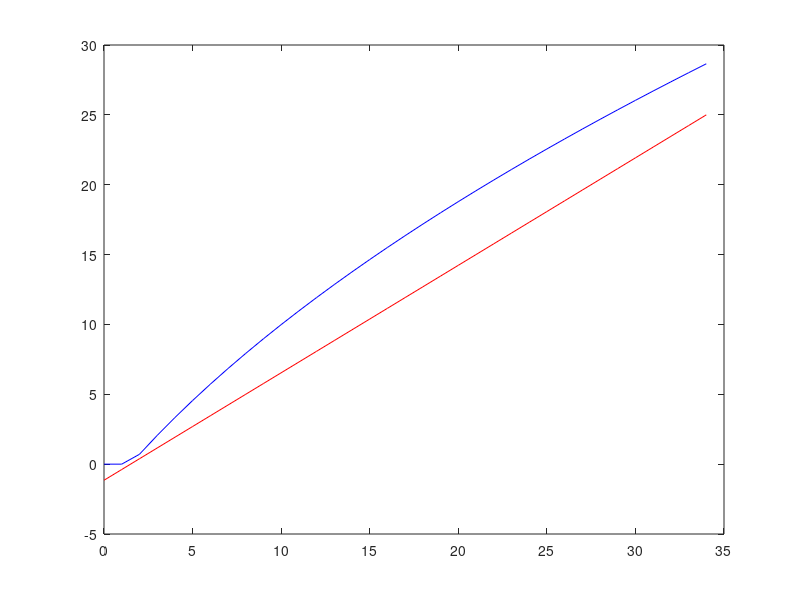

Reproduce this figure in MATLAB.
%% Compare the equilibrium spacing between Newell and Gipps

% Gipps equilibirum speed 
% /////Ciuffo, Biagio, Vincenzo Punzo, 
% //and Marcello Montanino. 
% //"Thirty Years of Gipps' Car-Following Model: 
% //Applications, Developments, and New Features." 
% //Transportation Research Record: 
% //Journal of the Transportation Research Board 
% //2315 (2012): 89-99. (Eq. 3a)

clear;

v_max = 30;  %[m/s]
tau = 0.5; 
theta = 0.2;
b_f = -3;
b_e = -3*1.1;

% for newell
headway = 1.3;
jamgap = 1.5; %[m]
len = 6; %[m]

% capacity = 2200; % [vphpl]
% headway = ...
%     (v_max/(capacity/3600)-jamgap-len)/v_max;

for i=6:40
    speed_newell(i-5)=min(v_max,(i-jamgap-len)/headway);
end

for i=6:40
    speed_gipps(i-5)=min(v_max, ...
        max((tau+theta)/(1/-b_f-1/(-b_e))...
        *(-1+sqrt(1+(2*(i-(len+jamgap))*(1/-b_f-1/(-b_e)))/(tau+theta)^2)),0));
end

dis = 6:40;
dis = dis - len;
plot(dis, speed_newell,'r');hold on;
plot(dis, speed_gipps,'b'); hold off;
